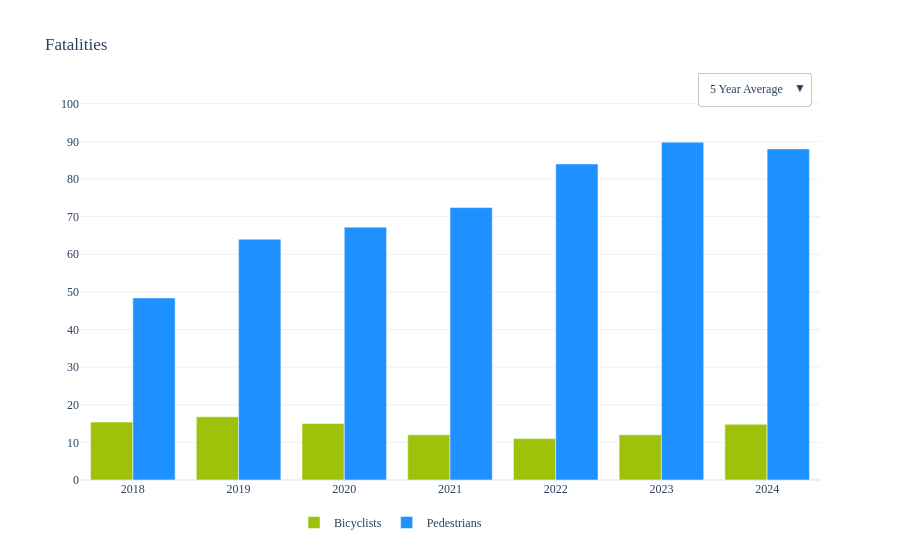

Notebook code cell kept with this figure:
### Markdown cell above
***

Safety_4

***

### Code cell
export = True
import plot as pt
indicator = 'Safety_4'
plot_name = 'toggle_fatalities'


df_mpo = pd.read_excel(os.path.join(PATH_PLOTS/'Data'/f"{indicator} MPO TIMS.xlsx"), sheet_name='MPO')



df_plot = df_mpo.copy()

df_plot = df_plot.dropna()
df_plot = df_plot.sort_values(['Year', 'Category'], ascending = [False, True])

display(df_plot.head())


color_map  = {
    'Bicyclists': '#9DC209'
    , 'Pedestrians': '#1E90FF'
}

fig=go.Figure()

for category, color in color_map.items():
    df_cat = df_plot[df_plot['Category'] == category]
    df_cat=df_cat.sort_values('Year',ascending=True)
    fig.add_trace(go.Bar(
        x=df_cat['Year'],
        y=df_cat['Fatalities_5 Year Average'],
        name=category,
        marker=dict(color=color),
        hovertemplate='%{y}'
    ))

for category, color in color_map.items():
    df_cat = df_plot[df_plot['Category'] == category]
    df_cat=df_cat.sort_values('Year',ascending=True)
    df_cat=df_cat[df_cat['Fatalities']!=0]
    
    fig.add_trace(go.Bar(
        x=df_cat['Year'],
        y=df_cat['Fatalities'],
        name=category,
        marker=dict(color=color),
        hovertemplate='%{y}',
        visible=False
    ))

# Create buttons for toggling
buttons = [
    dict(
        label='5 Year Average',
        method='update',
        args=[
            {'visible': [True, True,False, False]},
            {'xaxis': {'tickangle': 0}}
        ]
    ),
    dict(
        label='Annual',
        method='update',
        args=[
            {'visible': [False, False, True, True]},
            {'xaxis': {'tickangle': 0}}
        ]
    )
]

# Add dropdown menu to layout
fig.update_layout(
    updatemenus=[
        dict(
            buttons=buttons,
            direction="down",
            pad={"r": 10, "t": 10},
            showactive=True,
            x=1,
            xanchor="right",
            y=1.1,
            yanchor="top"
        )
    ]
)


title = 'Fatalities'
fig.update_yaxes(tick0=0, dtick=10, range = [0, 101])
fig.update_traces(hovertemplate='%{y}')
fig.update_layout(legend=dict(orientation="h", yanchor="bottom", y=-0.15,xanchor="right", x=0.55))

pt.plot_agol(fig, export, title, indicator, plot_name)

### Figure 1 — Plotly figure (JSON) as saved in the notebook; plotly's stock layout.template omitted (floating-point values rounded to 4 significant figures)
{"data": [{"hovertemplate": "%{y}", "marker": {"color": "#9DC209"}, "name": "Bicyclists", "type": "bar", "x": [2018, 2019, 2020, 2021, 2022, 2023, 2024], "y": [15.4, 16.8, 15, 12, 11, 12, 14.8]}, {"hovertemplate": "%{y}", "marker": {"color": "#1E90FF"}, "name": "Pedestrians", "type": "bar", "x": [2018, 2019, 2020, 2021, 2022, 2023, 2024], "y": [48.4, 64, 67.2, 72.4, 84, 89.8, 88]}, {"hovertemplate": "%{y}", "marker": {"color": "#9DC209"}, "name": "Bicyclists", "type": "bar", "visible": false, "x": [2018, 2019, 2020, 2021, 2022, 2023, 2024], "y": [18, 7, 7, 5, 18, 23, 21]}, {"hovertemplate": "%{y}", "marker": {"color": "#1E90FF"}, "name": "Pedestrians", "type": "bar", "visible": false, "x": [2018, 2019, 2020, 2021, 2022, 2023, 2024], "y": [64, 78, 69, 94, 115, 93, 69]}], "layout": {"font": {"family": "Microsoft YaHei"}, "legend": {"orientation": "h", "title": {}, "x": 0.55, "xanchor": "right", "y": -0.15, "yanchor": "bottom"}, "title": {"text": "Fatalities"}, "updatemenus": [{"buttons": [{"args": [{"visible": [true, true, false, false]}, {"xaxis": {"tickangle": 0}}], "label": "5 Year Average", "method": "update"}, {"args": [{"visible": [false, false, true, true]}, {"xaxis": {"tickangle": 0}}], "label": "Annual", "method": "update"}], "direction": "down", "pad": {"r": 10, "t": 10}, "showactive": true, "x": 1, "xanchor": "right", "y": 1.1, "yanchor": "top"}], "xaxis": {"tickfont": {"size": 12}, "title": {}}, "yaxis": {"dtick": 10, "range": [0, 101], "tick0": 0, "tickfont": {"size": 12}, "title": {}}}}
